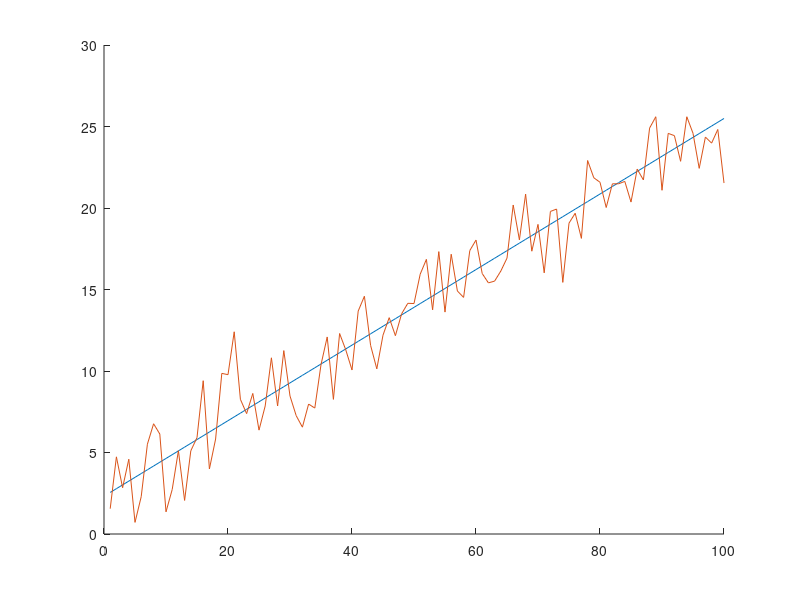
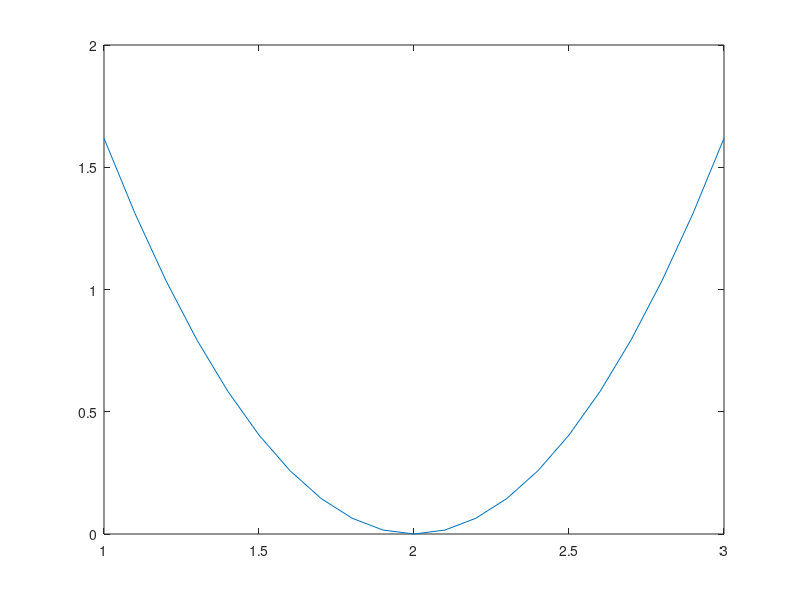

MATLAB code to generate these figures, in order:
close all

I = 100;    % Number of monte-carlo simulations
N = 100;    % Number of values in y
K = 1000;   % Number of parameters in the prior

x = linspace(1,10, N);
R = random("Normal", 0, 2, [1, N]);

sq = random("Normal", 2,0.3);
y = sq*x;

x_err = linspace(1,3,21);
err = zeros(1,21);
for i=1:21
    y_dist = x * (sq-1+(i-1)/10);
    err(i) = mean((y - y_dist).^2) / (max(y) - min(y));
end


figure();
hold on
plot(y)
plot(y+R)
hold off

figure();
plot(x_err, err)

prior = random("Normal", 2, 1, [1, K]);
